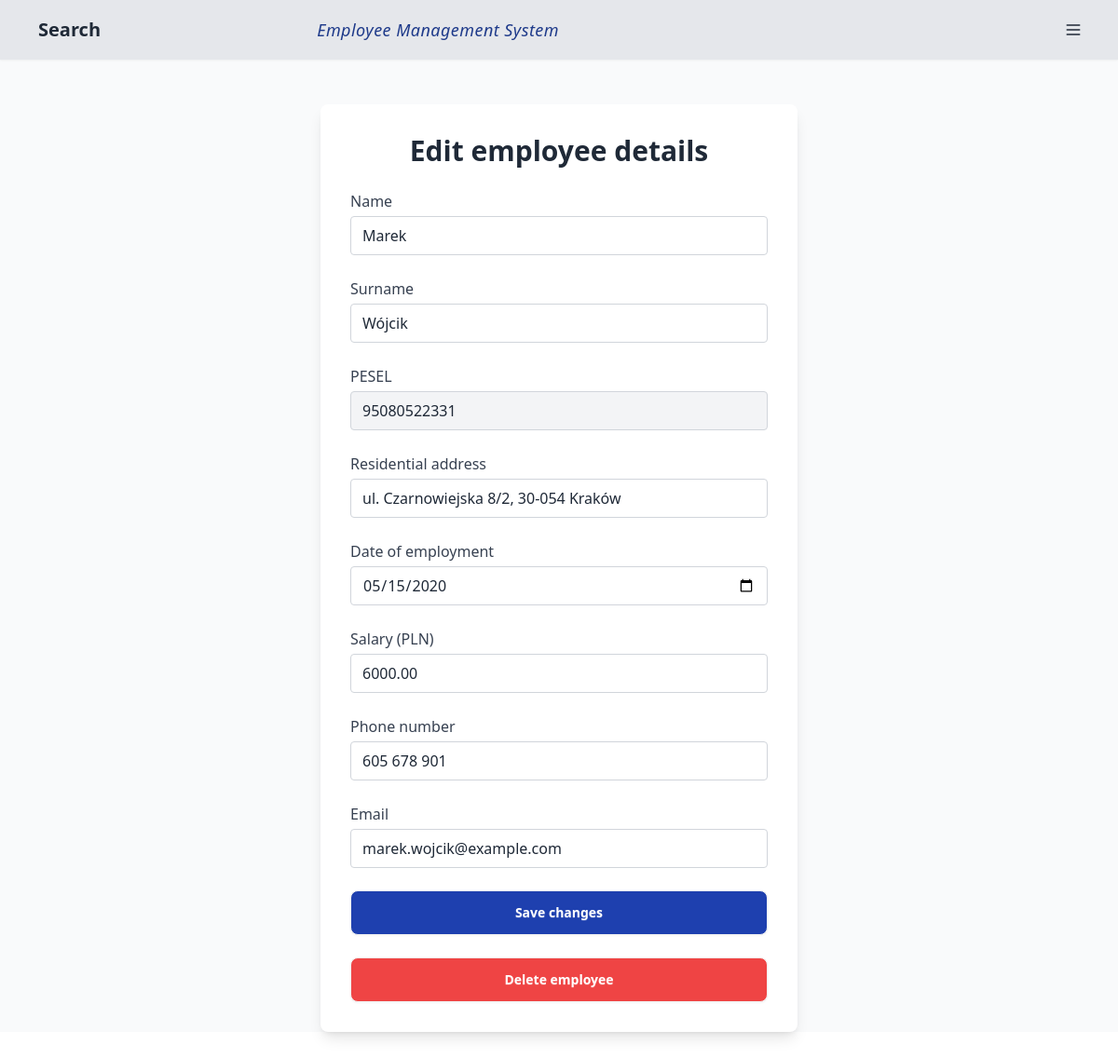
The app's page /employee/95080522331/edit/ with its own data.
### employee_management_system/models.py (models this page shows, shortened)
class Employee(models.Model):
    name = models.CharField(max_length=100)
    surname = models.CharField(max_length=100)
    pesel = models.CharField(max_length=11, unique=True)
    residential_address = models.CharField(max_length=255)
    date_of_employment = models.DateField()
    salary = models.DecimalField(max_digits=10, decimal_places=2)
    phone_number = models.CharField(max_length=20, blank=True, null=True)
    email = models.EmailField(blank=True)

### employee_management_system/views.py (the view, shortened to what this page needs)
# urls.py: path('employee/<str:pesel>/edit/', views.employee_edit, name='employee_edit_url'),
def employee_edit(request, pesel):
    employee = get_object_or_404(Employee, pesel=pesel)
    return render(request, 'employee_management_system/employee_edit.html', {'employee': employee})

### employee_management_system/templates/employee_management_system/employee_edit.html (shortened to what this page needs)
{% extends 'index.html' %}
{% block content %}
<div class="max-w-lg mx-auto mt-10 p-8 bg-white rounded-lg shadow-lg">
  <h2 class="text-3xl font-semibold mb-6 text-center text-gray-800">Edit employee details</h2>
  <form method="post" class="space-y-6">
    <div>
      <label for="name" class="block mb-1 font-medium text-gray-700">Name</label>
      <input id="name" name="name" type="text" required
        class="w-full border border-gray-300 rounded px-3 py-2 focus:outline-none focus:ring-2 focus:ring-indigo-500"
        value="{{ employee.name }}">
    </div>
    <div>
      <label for="surname" class="block mb-1 font-medium text-gray-700">Surname</label>
      <input id="surname" name="surname" type="text" required
        class="w-full border border-gray-300 rounded px-3 py-2 focus:outline-none focus:ring-2 focus:ring-indigo-500"
        value="{{ employee.surname }}">
    </div>
    <div>
      <label for="pesel" class="block mb-1 font-medium text-gray-700">PESEL</label>
      <input id="pesel" name="pesel" type="text" required maxlength="11" minlength="11"
        class="w-full border border-gray-300 rounded px-3 py-2 bg-gray-100 cursor-not-allowed" readonly
        value="{{ employee.pesel }}">
    </div>
    <div>
      <label for="residential_address" class="block mb-1 font-medium text-gray-700">Residential address</label>
      <input id="residential_address" name="residential_address" type="text"
        class="w-full border border-gray-300 rounded px-3 py-2 focus:outline-none focus:ring-2 focus:ring-indigo-500"
        value="{{ employee.residential_address }}">
    </div>
    <div>
      <label for="date_of_employment" class="block mb-1 font-medium text-gray-700">Date of employment</label>
      <input id="date_of_employment" name="date_of_employment" type="date" required
        class="w-full border border-gray-300 rounded px-3 py-2 focus:outline-none focus:ring-2 focus:ring-indigo-500"
        value="{{ employee.date_of_employment|date:'Y-m-d' }}">
    </div>
    <div>
      <label for="salary" class="block mb-1 font-medium text-gray-700">Salary (PLN)</label>
      <input id="salary" name="salary" type="number" step="0.01" required min="0"
        class="w-full border border-gray-300 rounded px-3 py-2 focus:outline-none focus:ring-2 focus:ring-indigo-500"
        value="{{ employee.salary }}">
    </div>
    <div>
      <label for="phone_number" class="block mb-1 font-medium text-gray-700">Phone number</label>
      <input id="phone_number" name="phone_number" type="text"
        class="w-full border border-gray-300 rounded px-3 py-2 focus:outline-none focus:ring-2 focus:ring-indigo-500"
        value="{{ employee.phone_number }}">
    </div>
    <div>
      <label for="email" class="block mb-1 font-medium text-gray-700">Email</label>
      <input id="email" name="email" type="email"
        class="w-full border border-gray-300 rounded px-3 py-2 focus:outline-none focus:ring-2 focus:ring-indigo-500"
        value="{{ employee.email }}">
    </div>
    <button type="submit" class="w-full btn bg-blue-800 hover:bg-blue-900 text-white flex-grow">
      Save changes
    </button>
  </form>
    <form method="post" action="{% url 'delete_employee_url' pesel=employee.pesel %}" onsubmit="return confirm('Czy na pewno chcesz usunąć tego pracownika?');" class="mt-6">
    <button type="submit" class="w-full btn bg-red-500 hover:bg-red-700 text-white">
    Delete employee
    </button>
    </form>
</div>
{% endblock %}

### records on screen
Employee: name "Marek", surname "Wójcik", pesel "95080522331", residential_address "ul. Czarnowiejska 8/2, 30-054 Kraków", date_of_employment "05/15/2020", salary "6000.00", phone_number "605 678 901", email "marek.wojcik@example.com"
